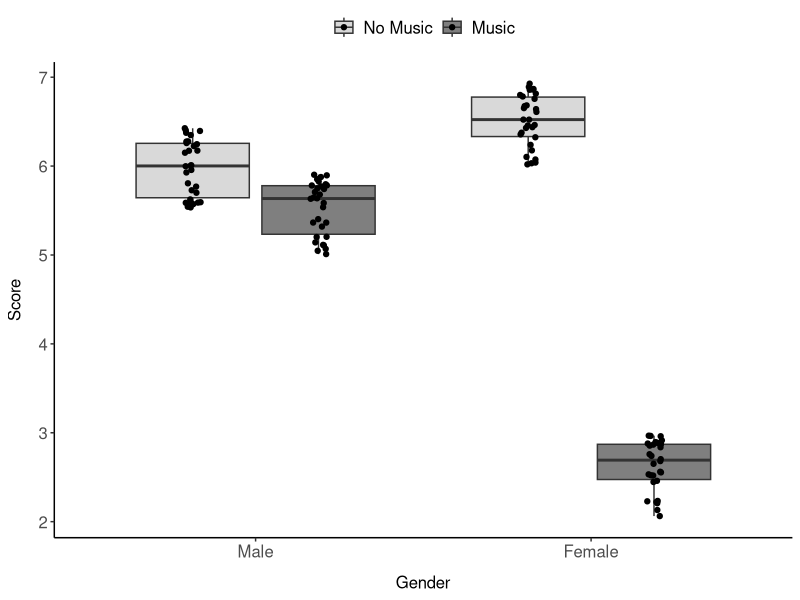

Recreate this plot in R.
# An R macro for creating a plot of a boxplot, which is automatically saved as an SVG file
# It shows the line of best fit as well as higher-order polynomials. It shows the confidence interval and data points.
# If x or y is a latent variable, use the mean of the intercepts as the x offset (x.off)

# Settings----
image_width = 6  # The width of the image (in inches)
height_ratio = (1 + sqrt(5))/2 # Set the ratio to phi by default
image_height = image_width / height_ratio # The height of the image (in inches)
file_name = "Boxplot.svg" # The file type. It is recommended to use a vector format (e.g., "svg" or "emf") or high-quality image (e.g., "png")

load.package <- function(x)
{
  if (!require(x,character.only = TRUE))
  {
    install.packages(x,dep=TRUE)
    if(!require(x,character.only = TRUE)) stop("Package not found")
  }
}

load.package("ggplot2")

dataset <- read.csv("boxplot.csv", header=TRUE)

boxp <- ggplot(dataset, aes(x = as.factor(gender), y = score, fill = as.factor(music))) +
  geom_boxplot(outlier.color = "NA") +
  geom_point(position=position_jitterdodge(jitter.width = 0.1)) + 
  labs(x = "Gender", y = "Score", fill = "Music Condition") +
  scale_fill_manual(labels = c("No Music", "Music"), values = c("grey85", "grey50")) + 
  scale_x_discrete(labels = c("Male", "Female")) +
  
  theme( # My APA style theme
    axis.line.x = element_line(colour = "black"), # Adding a black x-axis
    axis.title.x = element_text(size = 12, margin = margin(t = 10)), # Add in x-title, make it bold, with a margin of 10pt
    axis.text.x = element_text(size = 12),
    axis.line.y = element_line(colour = "black"),
    axis.title.y = element_text(size = 12, margin = margin(r = 10)), # Add in y axis
    axis.text.y = element_text(size = 12),
    text = element_text(family="sans"),                 # Set the font (options are: "mono", "serif", "sans"
    panel.grid.major = element_blank(),                 # Delete major grid
    panel.grid.minor = element_blank(),                 # Delete minor grid
    panel.border = element_blank(),                     # Delete border
    panel.background = element_blank(), # Delete the background
    legend.title = element_blank(),
    legend.text = element_text(size = 12),
    legend.key = element_blank(), # Delete the background for the legend key
    legend.position = "top" #c(0.9, 0.8) # Or can be set to "top", "right", "left", "bottom"
  ) 

# Generate the plot
image <- boxp

# Save the image
ggsave(filename = file_name, 
       plot = image, 
       units = "in", 
       width = image_width, 
       height = image_height)